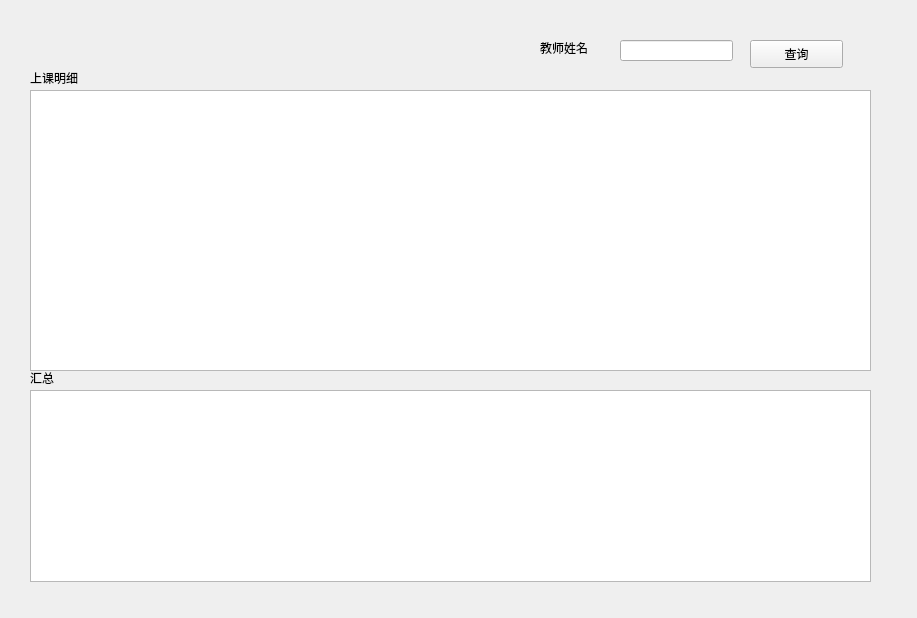
<?xml version="1.0" encoding="UTF-8"?>
<ui version="4.0">
 <class>teacherselect</class>
 <widget class="QWidget" name="teacherselect">
  <property name="geometry">
   <rect>
    <x>0</x>
    <y>0</y>
    <width>917</width>
    <height>618</height>
   </rect>
  </property>
  <property name="windowTitle">
   <string>Form</string>
  </property>
  <widget class="QTableView" name="tableView">
   <property name="geometry">
    <rect>
     <x>30</x>
     <y>90</y>
     <width>841</width>
     <height>281</height>
    </rect>
   </property>
  </widget>
  <widget class="QLineEdit" name="lineEdit">
   <property name="geometry">
    <rect>
     <x>620</x>
     <y>40</y>
     <width>113</width>
     <height>21</height>
    </rect>
   </property>
  </widget>
  <widget class="QLabel" name="label">
   <property name="geometry">
    <rect>
     <x>540</x>
     <y>40</y>
     <width>72</width>
     <height>15</height>
    </rect>
   </property>
   <property name="text">
    <string>教师姓名</string>
   </property>
  </widget>
  <widget class="QPushButton" name="pushButton">
   <property name="geometry">
    <rect>
     <x>750</x>
     <y>40</y>
     <width>93</width>
     <height>28</height>
    </rect>
   </property>
   <property name="text">
    <string>查询</string>
   </property>
  </widget>
  <widget class="QTableView" name="tableView_2">
   <property name="geometry">
    <rect>
     <x>30</x>
     <y>390</y>
     <width>841</width>
     <height>192</height>
    </rect>
   </property>
  </widget>
  <widget class="QLabel" name="label_2">
   <property name="geometry">
    <rect>
     <x>30</x>
     <y>70</y>
     <width>72</width>
     <height>15</height>
    </rect>
   </property>
   <property name="text">
    <string>上课明细</string>
   </property>
  </widget>
  <widget class="QLabel" name="label_3">
   <property name="geometry">
    <rect>
     <x>30</x>
     <y>370</y>
     <width>72</width>
     <height>15</height>
    </rect>
   </property>
   <property name="text">
    <string>汇总</string>
   </property>
  </widget>
 </widget>
 <resources/>
 <connections/>
</ui>
